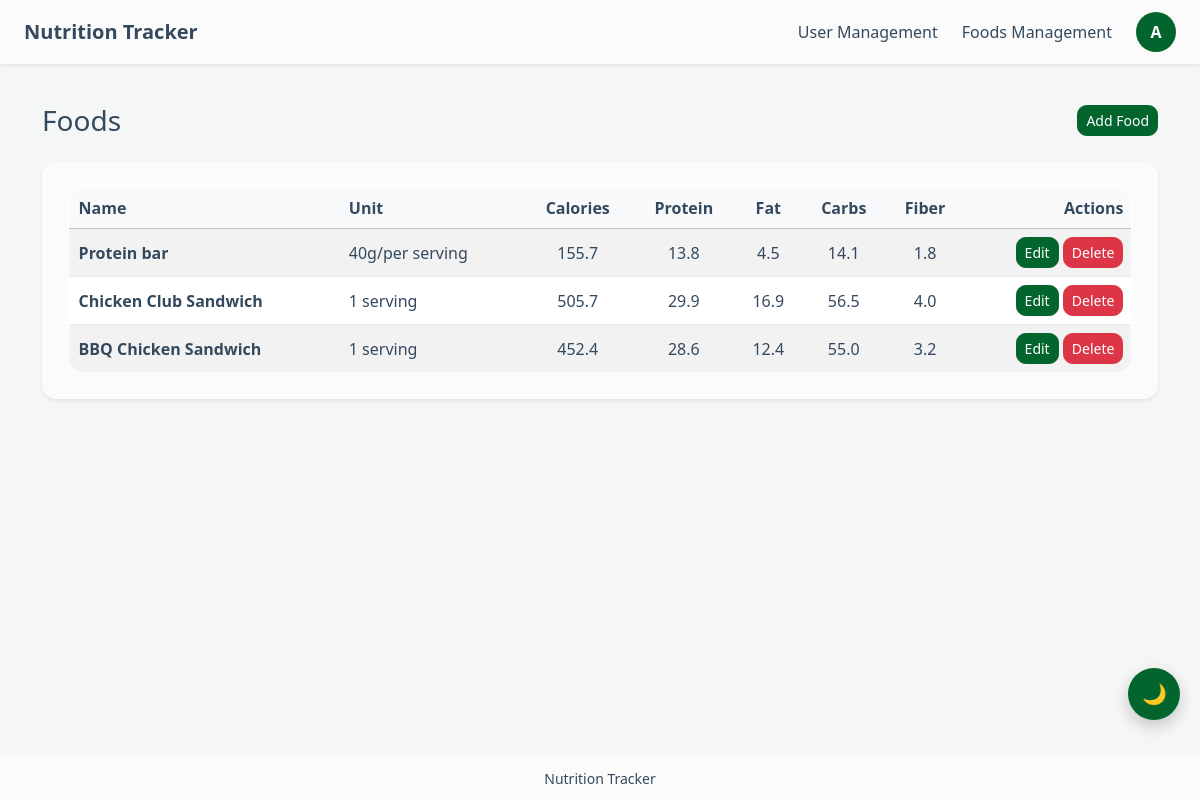
Page /foods/ (signed in) on the earlier database version.
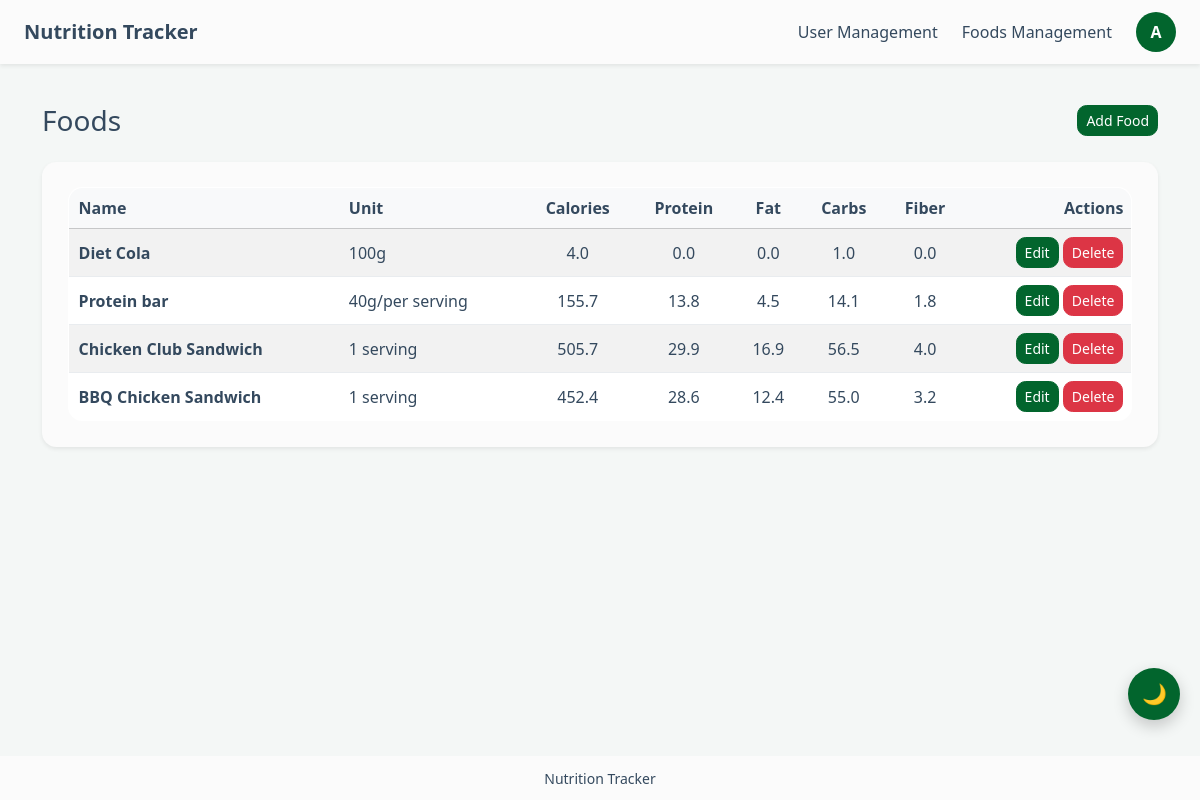
Same page on the later database version.
### tracker/models.py (models this page shows, shortened)
class Food(models.Model):
    user = models.ForeignKey(settings.AUTH_USER_MODEL, on_delete=models.CASCADE, related_name='foods')
    name = models.CharField(max_length=120)
    unit = models.CharField(max_length=30, default='100g', help_text='e.g. 100g, serving, piece')
    calories = models.FloatField()
    protein = models.FloatField(default=0)
    fat = models.FloatField(default=0)
    carbohydrates = models.FloatField(default=0)
    fiber = models.FloatField(default=0)
    created_at = models.DateTimeField(auto_now_add=True)
    class Meta:
        ordering = ['name']
        unique_together = ('user', 'name')

### tracker/views.py (the view)
# urls.py: path('foods/', views.food_list, name='food_list'),
@login_required
def food_list(request):
    foods = Food.objects.filter(user=request.user)
    admin_user = User.objects.filter(is_superuser=True).first()
    if(admin_user):
        foods = Food.objects.filter(
            Q(user=request.user) | Q(user=admin_user)
        ).annotate(
            sort_priority=Case(
                When(user=request.user, then=Value(0)),
                When(user=admin_user, then=Value(1)),
                default=Value(2),
                output_field=IntegerField(),
            )
        ).order_by('sort_priority', '-id')
    return render(request, 'tracker/food_list.html', {'foods': foods})

### tracker/templates/tracker/food_list.html (shortened to what this page needs)
{% extends 'tracker/base.html' %}
{% block content %}
<div class="d-flex flex-column gap-4">
    <section class="d-flex flex-column flex-md-row justify-content-between align-items-md-center gap-3">
        <h1 class="h3 mb-0">Foods</h1>
        <button class="btn btn-primary btn-sm" type="button" onclick="openModal('{% url 'food_create' %}')">Add Food</button>
    </section>
    <div class="card shadow-sm border-0">
        <div class="card-body">
            {% if foods %}
            <div class="table-responsive">
                <table class="table table-striped table-hover align-middle mb-0">
                    <thead class="table-light">
                        <tr>
                            <th>Name</th>
                            <th>Unit</th>
                            <th class="text-center">Calories</th>
                            <th class="text-center">Protein</th>
                            <th class="text-center">Fat</th>
                            <th class="text-center">Carbs</th>
                            <th class="text-center">Fiber</th>
                            <th class="text-end">Actions</th>
                        </tr>
                    </thead>
                    <tbody>
                        {% for food in foods %}
                        <tr>
                            <td class="fw-semibold">{{ food.name }}</td>
                            <td>{{ food.unit }}</td>
                            <td class="text-center">{{ food.calories }}</td>
                            <td class="text-center">{{ food.protein }}</td>
                            <td class="text-center">{{ food.fat }}</td>
                            <td class="text-center">{{ food.carbohydrates }}</td>
                            <td class="text-center">{{ food.fiber }}</td>
                            <td class="text-end">
                                {% if request.user.is_staff %}
                                    {% if food.user.is_superuser %}
                                        <button class="btn btn-primary btn-sm" type="button"
                                            onclick="openModal('{% url 'food_edit_admin' food.pk %}')">Edit</button>
                                        <button class="btn btn-danger btn-sm" type="button"
                                            onclick="openModal('{% url 'food_delete_admin' food.pk %}')">Delete</button>
                                    {% else %}
                                        <button class="btn btn-primary btn-sm" type="button"
                                            onclick="openModal('{% url 'food_adopt' food.pk %}')">Adopt</button>
                                        <button class="btn btn-danger btn-sm" type="button"
                                            onclick="openModal('{% url 'food_delete_admin' food.pk %}')">Delete</button>
                                    {% endif %}
                                {% endif %}
                            </td>
                        </tr>
                        {% endfor %}
                    </tbody>
                </table>
            </div>
            {% else %}
            <p class="text-muted mb-0">No foods added yet.</p>
            {% endif %}
        </div>
    </div>
</div>
{% endblock %}

Differences in the rows shown:
added Food: name "Diet Cola", unit "100g", calories "4.0", protein "0.0", fat "0.0", carbohydrates "1.0", fiber "0.0", shows "Edit"
